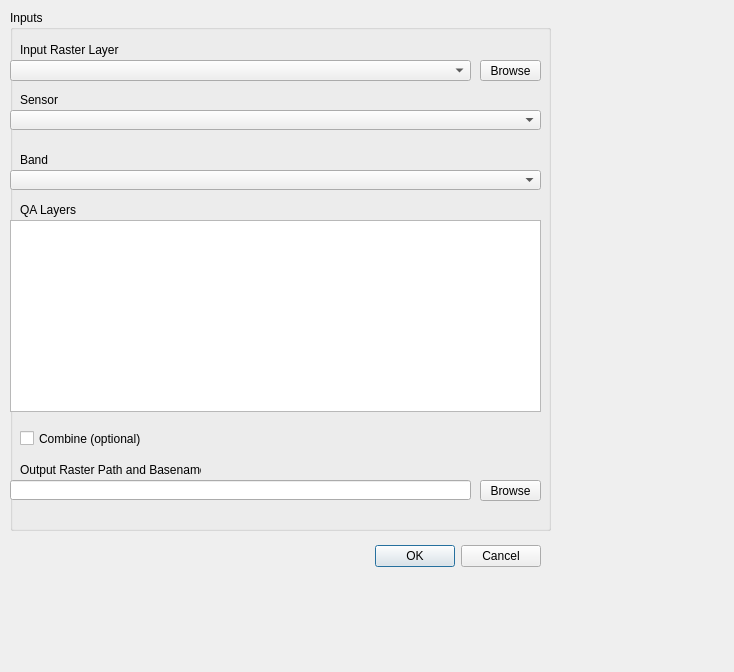
<?xml version="1.0" encoding="UTF-8"?>
<ui version="4.0">
 <class>Dialog</class>
 <widget class="QDialog" name="Dialog">
  <property name="geometry">
   <rect>
    <x>0</x>
    <y>0</y>
    <width>734</width>
    <height>672</height>
   </rect>
  </property>
  <property name="windowTitle">
   <string>Dialog</string>
  </property>
  <widget class="QDialogButtonBox" name="buttonBox">
   <property name="geometry">
    <rect>
     <x>200</x>
     <y>540</y>
     <width>341</width>
     <height>32</height>
    </rect>
   </property>
   <property name="orientation">
    <enum>Qt::Horizontal</enum>
   </property>
   <property name="standardButtons">
    <set>QDialogButtonBox::Cancel|QDialogButtonBox::Ok</set>
   </property>
  </widget>
  <widget class="QGroupBox" name="groupBox">
   <property name="geometry">
    <rect>
     <x>10</x>
     <y>10</y>
     <width>541</width>
     <height>521</height>
    </rect>
   </property>
   <property name="title">
    <string>Inputs</string>
   </property>
   <widget class="QLabel" name="label_2">
    <property name="geometry">
     <rect>
      <x>10</x>
      <y>80</y>
      <width>100</width>
      <height>20</height>
     </rect>
    </property>
    <property name="text">
     <string>Sensor</string>
    </property>
   </widget>
   <widget class="QComboBox" name="sensorBox">
    <property name="geometry">
     <rect>
      <x>0</x>
      <y>100</y>
      <width>531</width>
      <height>20</height>
     </rect>
    </property>
    <item>
     <property name="text">
      <string/>
     </property>
    </item>
    <item>
     <property name="text">
      <string>Landsat 8</string>
     </property>
    </item>
    <item>
     <property name="text">
      <string>Landsat 4-5, 7</string>
     </property>
    </item>
   </widget>
   <widget class="QComboBox" name="rasterBox">
    <property name="geometry">
     <rect>
      <x>0</x>
      <y>50</y>
      <width>461</width>
      <height>21</height>
     </rect>
    </property>
   </widget>
   <widget class="QComboBox" name="bandBox">
    <property name="geometry">
     <rect>
      <x>0</x>
      <y>160</y>
      <width>531</width>
      <height>20</height>
     </rect>
    </property>
    <item>
     <property name="text">
      <string/>
     </property>
    </item>
    <item>
     <property name="text">
      <string>BQA</string>
     </property>
    </item>
    <item>
     <property name="text">
      <string>pixel_qa</string>
     </property>
    </item>
    <item>
     <property name="text">
      <string>radsat_qa</string>
     </property>
    </item>
    <item>
     <property name="text">
      <string>sr_cloud_qa</string>
     </property>
    </item>
    <item>
     <property name="text">
      <string>sr_aerosol</string>
     </property>
    </item>
   </widget>
   <widget class="QLabel" name="label">
    <property name="geometry">
     <rect>
      <x>10</x>
      <y>30</y>
      <width>100</width>
      <height>20</height>
     </rect>
    </property>
    <property name="text">
     <string>Input Raster Layer</string>
    </property>
   </widget>
   <widget class="QLabel" name="label_3">
    <property name="geometry">
     <rect>
      <x>10</x>
      <y>140</y>
      <width>100</width>
      <height>20</height>
     </rect>
    </property>
    <property name="text">
     <string>Band</string>
    </property>
   </widget>
   <widget class="QToolButton" name="browseButton">
    <property name="geometry">
     <rect>
      <x>470</x>
      <y>50</y>
      <width>61</width>
      <height>21</height>
     </rect>
    </property>
    <property name="text">
     <string>Browse</string>
    </property>
   </widget>
   <widget class="QTableWidget" name="tableWidget">
    <property name="geometry">
     <rect>
      <x>0</x>
      <y>210</y>
      <width>531</width>
      <height>192</height>
     </rect>
    </property>
   </widget>
   <widget class="QCheckBox" name="checkBox">
    <property name="geometry">
     <rect>
      <x>10</x>
      <y>420</y>
      <width>121</width>
      <height>17</height>
     </rect>
    </property>
    <property name="text">
     <string>Combine (optional)</string>
    </property>
   </widget>
   <widget class="QToolButton" name="outputButton">
    <property name="geometry">
     <rect>
      <x>470</x>
      <y>470</y>
      <width>61</width>
      <height>21</height>
     </rect>
    </property>
    <property name="text">
     <string>Browse</string>
    </property>
   </widget>
   <widget class="QLabel" name="label_4">
    <property name="geometry">
     <rect>
      <x>10</x>
      <y>450</y>
      <width>181</width>
      <height>20</height>
     </rect>
    </property>
    <property name="text">
     <string>Output Raster Path and Basename</string>
    </property>
   </widget>
   <widget class="QLabel" name="label_5">
    <property name="geometry">
     <rect>
      <x>10</x>
      <y>190</y>
      <width>100</width>
      <height>20</height>
     </rect>
    </property>
    <property name="text">
     <string>QA Layers</string>
    </property>
   </widget>
   <widget class="QLineEdit" name="outputLine">
    <property name="geometry">
     <rect>
      <x>0</x>
      <y>470</y>
      <width>461</width>
      <height>20</height>
     </rect>
    </property>
   </widget>
  </widget>
 </widget>
 <resources/>
 <connections>
  <connection>
   <sender>buttonBox</sender>
   <signal>accepted()</signal>
   <receiver>Dialog</receiver>
   <slot>accept()</slot>
   <hints>
    <hint type="sourcelabel">
     <x>248</x>
     <y>254</y>
    </hint>
    <hint type="destinationlabel">
     <x>157</x>
     <y>274</y>
    </hint>
   </hints>
  </connection>
  <connection>
   <sender>buttonBox</sender>
   <signal>rejected()</signal>
   <receiver>Dialog</receiver>
   <slot>reject()</slot>
   <hints>
    <hint type="sourcelabel">
     <x>316</x>
     <y>260</y>
    </hint>
    <hint type="destinationlabel">
     <x>286</x>
     <y>274</y>
    </hint>
   </hints>
  </connection>
 </connections>
</ui>
